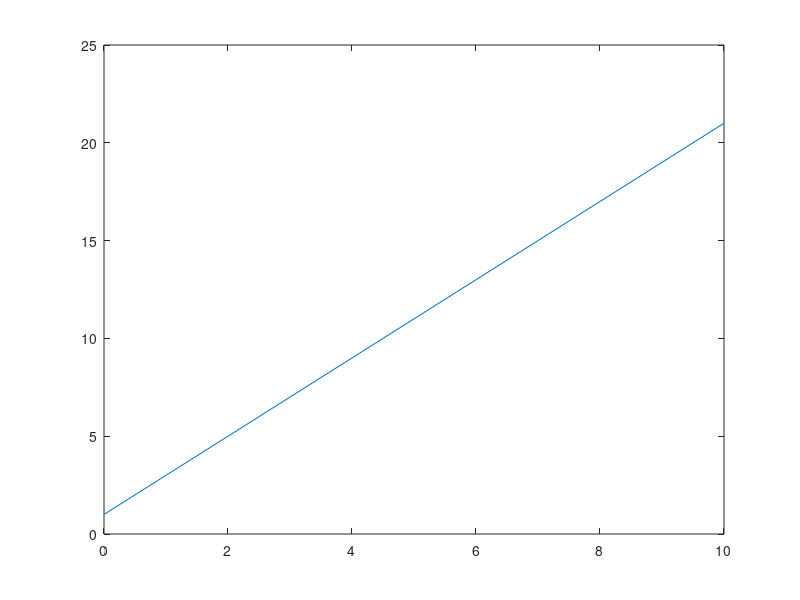
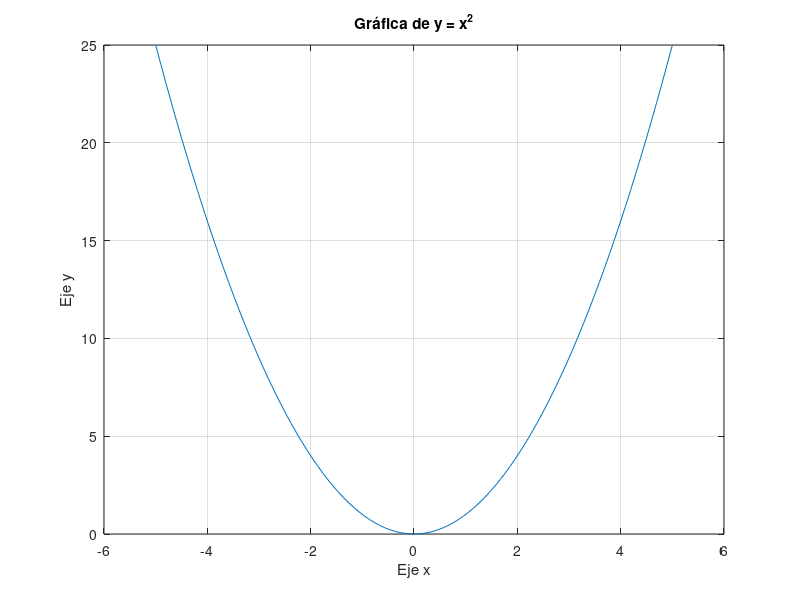

The MATLAB script that drew these images, in order:
%% 08.1 - Gráfica básica en 2D
% Curso básico de MATLAB
% Tema: plot(), la función más usada para graficar

clc; clear; close all;

%% Idea general
% Para graficar una función necesitas:
%   1. Un vector de valores en x
%   2. Un vector de valores en y (calculado a partir de x)
%   3. La función plot(x, y)

%% Ejemplo 1: una línea recta
x = 0:1:10;      % valores de x: 0,1,2,...,10
y = 2*x + 1;     % y = 2x + 1

plot(x, y)

%% Ejemplo 2: una curva (parábola)
% Con linspace obtenemos muchos puntos y la curva se ve suave.
x = linspace(-5, 5, 100);
y = x.^2;

figure               % abre una nueva ventana de gráfica
plot(x, y)

%% Agregar título y etiquetas a los ejes
title('Gráfica de y = x^2')
xlabel('Eje x')
ylabel('Eje y')
grid on              % agrega una cuadrícula, más fácil de leer

%% Ejercicios de práctica
% 1. Grafica la recta y = -3x + 5 para x entre -10 y 10.
% 2. Grafica la función y = x^3 usando linspace con 100 puntos.
% 3. Agrega título, etiquetas de los ejes y activa la cuadrícula
%    a la gráfica del ejercicio 2.
